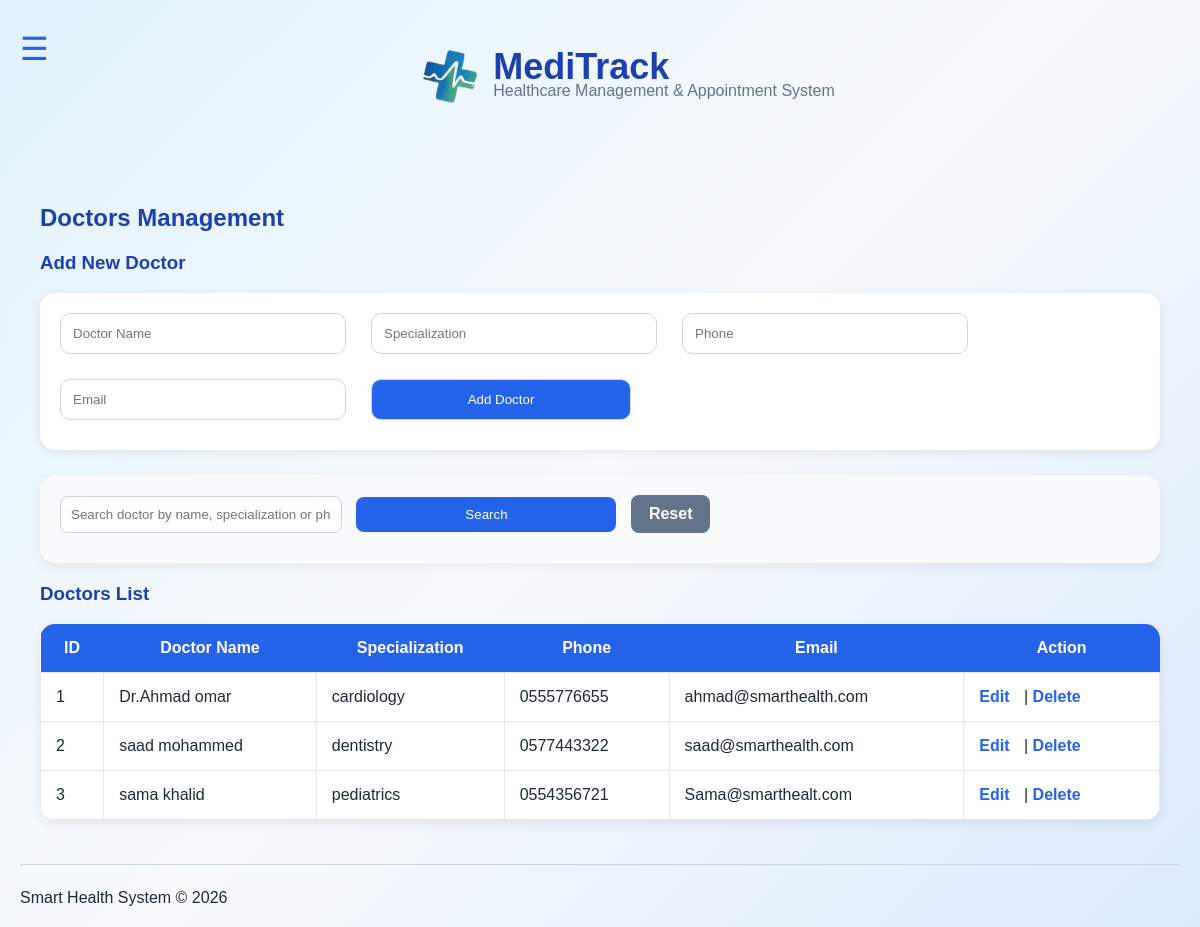
Page /pages/doctors.php (signed in) on the committed database.
### tables this page shows
CREATE TABLE `doctors` (
  `doctor_id` int(11) NOT NULL,
  `doctor_name` varchar(100) NOT NULL,
  `specialization` varchar(100) NOT NULL,
  `phone` varchar(20) NOT NULL,
  `email` varchar(100) NOT NULL,
  `clinic_id` int(11) NOT NULL
);

### pages/doctors.php (the view, shortened to what this page needs)
<?php
require_once "../config.php";
$search = "";
if(isset($_GET['search'])){
    $search = $_GET['search'];
    $sql = "SELECT * FROM doctors
            WHERE doctor_name LIKE '%$search%'
            OR specialization LIKE '%$search%'
            OR phone LIKE '%$search%'";
}else{
    $sql = "SELECT * FROM doctors";
}
$result = mysqli_query($conn, $sql);
include "../includes/header.php";
?>
<div class="page-card">
    <h2>Doctors Management</h2>
    <h3>Add New Doctor</h3>
    <form method="POST" class="simple-form">
        <input type="text" name="doctor_name" placeholder="Doctor Name" required>
        <input type="text" name="specialization" placeholder="Specialization" required>
        <input type="text" name="phone" placeholder="Phone" required>
        <input type="email" name="email" placeholder="Email" required>
        <input type="submit" name="add_doctor" value="Add Doctor">
    </form>
    <form method="GET" class="search-form">
        <input type="text" name="search" placeholder="Search doctor by name, specialization or phone"
               value="<?php echo $search; ?>">
        <input type="submit" value="Search">
        <a href="doctors.php" class="reset-btn">Reset</a>
    </form>
    <h3>Doctors List</h3>
    <table>
        <tr>
            <th>ID</th>
            <th>Doctor Name</th>
            <th>Specialization</th>
            <th>Phone</th>
            <th>Email</th>
            <th>Action</th>
        </tr>
        <?php while($row = mysqli_fetch_assoc($result)) { ?>
            <tr>
                <td><?php echo $row['doctor_id']; ?></td>
                <td><?php echo $row['doctor_name']; ?></td>
                <td><?php echo $row['specialization']; ?></td>
                <td><?php echo $row['phone']; ?></td>
                <td><?php echo $row['email']; ?></td>
                <td>
                    <a href="edit_doctor.php?id=<?php echo $row['doctor_id']; ?>">Edit</a>
                    |
                    <a href="delete_doctor.php?id=<?php echo $row['doctor_id']; ?>"
                       onclick="return confirm('Are you sure you want to delete this Doctor?');">
                       Delete
                    </a>
                </td>
            </tr>
        <?php } ?>
    </table>
</div>
<?php include "../includes/footer.php"; ?>

### assets/CSS/style.css (style rules this page uses)
body { font-family: Arial, sans-serif; background: linear-gradient(135deg, #e0f2fe, #f8fafc, #dbeafe); margin: 20px; color: #1e293b; }
h1,h2,h3 { color: #1e40af; }
a { text-decoration: none; color: #2563eb; font-weight: bold; margin-right: 10px; }
table { border-collapse: collapse; width: 100%; background: white; border-radius: 10px; overflow: hidden; box-shadow: 0 4px 12px rgba(0,0,0,0.08); }
table th { background-color: #2563eb; color: white; padding: 12px; }
table td { padding: 10px; border: 1px solid #e5e7eb; }
input, select { padding: 10px; width: 260px; margin-bottom: 10px; border: 1px solid #cbd5e1; border-radius: 8px; }
button, input[type=submit] { background-color: #2563eb; color: white; border: none; border-radius: 8px; padding: 10px 18px; cursor: pointer; }
.simple-form, .search-form { background:#f8fafc; padding:20px; border-radius:15px; margin-bottom:20px; box-shadow:0 4px 12px rgba(0,0,0,0.06); }
.simple-form input, .search-form input { margin-right:10px; }
.reset-btn { display:inline-block; padding:10px 18px; background:#64748b; color:white !important; border-radius:8px; }
.page-card { padding:20px; }
.simple-form { display:flex; gap:15px; flex-wrap:wrap; background:white; padding:20px; border-radius:15px; box-shadow:0 2px 10px rgba(0,0,0,0.08); margin-bottom:25px; }
.simple-form input, .simple-form select { padding:12px; border:1px solid #d1d5db; border-radius:10px; min-width:200px; }
table { width:100%; border-collapse:collapse; background:white; border-radius:15px; overflow:hidden; }
table th { background:#2563eb; color:white; padding:15px; }
table td { padding:15px; border:1px solid #e5e7eb; }

### rows in the picture
doctors: doctor_id "1", doctor_name "Dr.Ahmad omar", specialization "cardiology", phone "0555776655", email "ahmad@smarthealth.com"
doctors: doctor_id "2", doctor_name "saad mohammed", specialization "dentistry", phone "0577443322", email "saad@smarthealth.com"
doctors: doctor_id "3", doctor_name "sama khalid", specialization "pediatrics", phone "0554356721", email "Sama@smarthealt.com"
